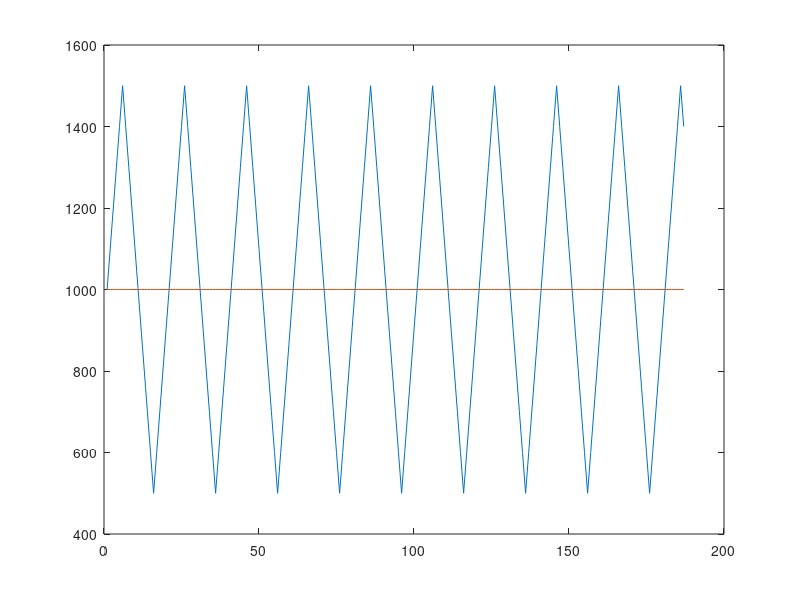

Source code (MATLAB):
%%%%%%%%%%%%%%%%%%%%%%%%%%%%%%%%%%%%%%%%%%%%%%%%%%%%%%%%%%%%%
%%% 

cd Dist_D10060_N1299;
load data.txt;
dat10060 = data;

cd ../Dist_D8569_N1503;
load data.txt;
dat8560 = data;

cd ../Dist_D7560_N2107;
load data.txt;
dat7560 = data;

cd ../Dist_6560_N1503;
load data.txt;
dat6560 = data;

cd ../Dist_5560_N1503;
load data.txt;
dat5560 = data;

cd ..;

figure(1);
plot(dat10060



)